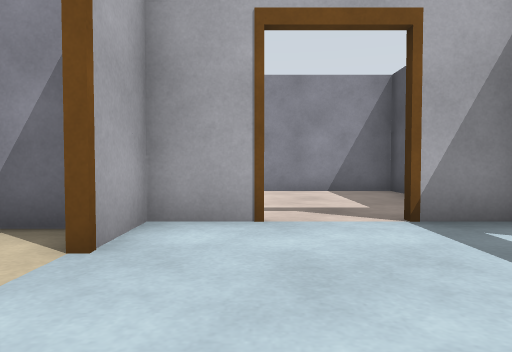
View 1 (above)

12 first-person views from a walk through a robot-simulator world made for Gazebo. The camera is 0.72 m above the floor, tilts 2° down and sees 70° across. The floor is counted in squares, 1 m on a side. Each view is taken from the middle of a square. On the plan, view 1 faces up. The plan holds only what a view shows up to about 11 squares ahead; the rest is blank.

View 2
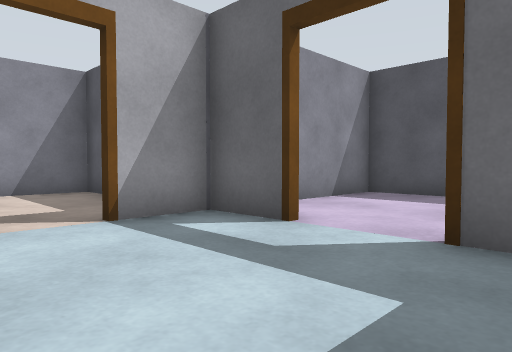

View 3
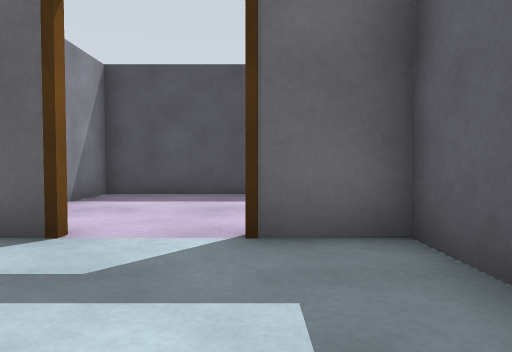

View 4
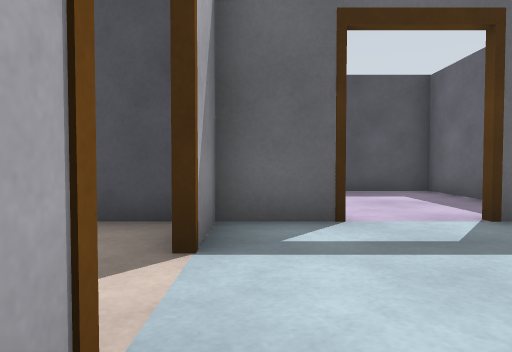

View 5
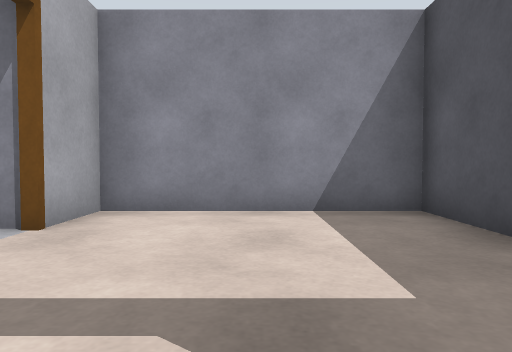

View 6
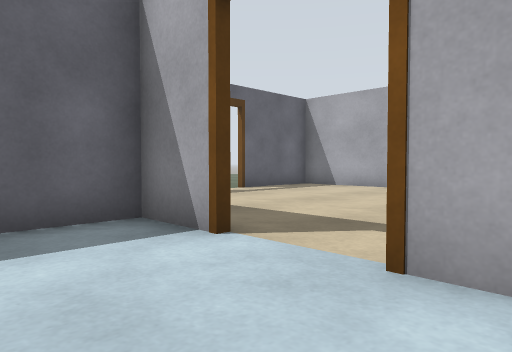

View 7
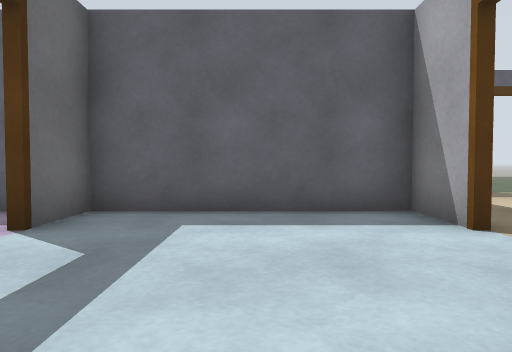

View 8
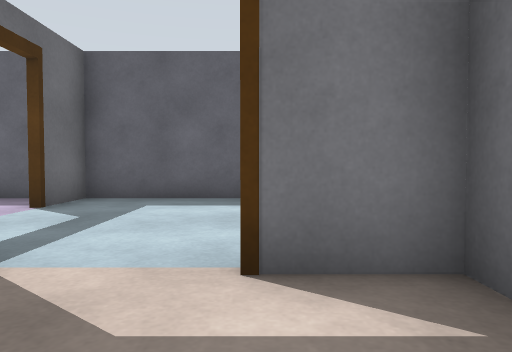

View 9
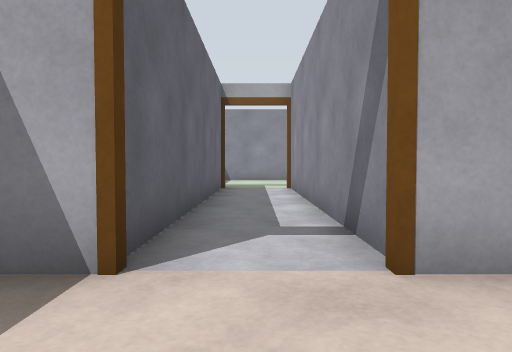

View 10
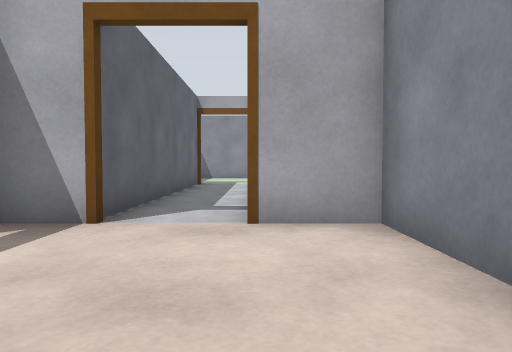

View 11
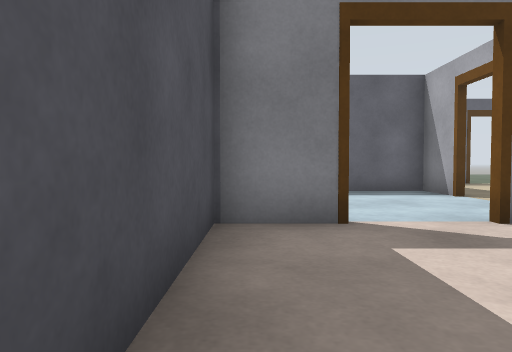

View 12
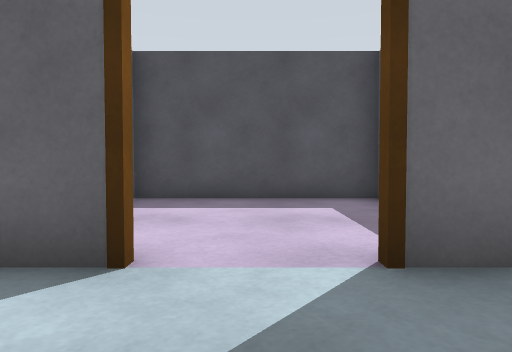

### Floor plan
Points are (right, up) in squares from view 1. A wall is a line through its corners. A room is listed if a view was taken in it or the views show most of it. See-through windows are left out.
Room 1 (views 1, 2, 3, 4, 5, 6, 7, 8, 9, 10, 11, 12)
walls: (3.5, 3.4) (3.5, 4.5) (2.4, 4.5); (2.5, 4.7) (3.5, 4.7) (3.5, 9.5) (-1.4, 9.5) (-1.4, 8.4); (-0.4, 4.5) (-1.4, 4.5) (-1.4, 3); (4.6, -0.5) (8.5, -0.5) (8.5, 4.5) (5.6, 4.5); (-1.4, 6) (-1.4, 4.7) (-0.4, 4.7); (-1.4, 0.6) (-1.4, -0.5) (3.5, -0.5) (3.5, 0.6)
ways out: opening at (-1, 1.5); opening at (-1, 7)
objects: brown post (-1, 1); brown post (-1, 3); brown post (-1, 6); brown post (-1, 8); brown post (0, 5); brown post (2, 5); brown post (4, 1); brown post (4, 3)

Positions as (right, up) in squares from view 1, and headings:
1: (0, 0), facing up
2: (0, 0), facing up-right
3: (0, 1), facing right
4: (-1, 4), facing right
5: (1, 4), facing up
6: (1, 4), facing down-left
7: (1, 5), facing down
8: (0, 7), facing down
9: (1, 7), facing left
10: (3, 8), facing left
11: (3, 9), facing down
12: (1, 2), facing right
